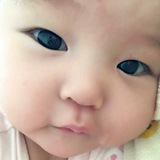
#> input picture media/profile/pictures/103574285.jpg, 160 x 160 px
$ python -i hash_utils.py   (imports and definitions only)   (older library calls are emulated)
#> lines starting #> are read from the running program, lines starting #| are printed output that depends on the picture
# -*- coding: utf-8 -*-
import numpy

from sklearn import linear_model
from PIL import Image, ImageOps


class Hash(object):
    # [4 lines of commented-out code are left out]

    def __init__(self, image):
#> called with image = '../media/profile/pictures/103574285.jpg'
        if not isinstance(image, str):
            image.seek(0)
        self.image = Image.open(image)
#> self.image is the input picture: PIL image 160x160 RGB; mean R, G, B 193.3, 168.1, 152.9

    # [7 lines of commented-out code are left out]

    def prepare_image(self, crop_width_perc=0, crop_height_perc=0, fit_image=True):
        result = self.image

        # convert to grayscale
        result = result.convert('L')

        # crop image
        image_size = result.size
        width_crop_size = int(image_size[0] * crop_width_perc / 2) if crop_width_perc > 0 else 0
        height_crop_size = int(image_size[1] * crop_height_perc / 2) if crop_height_perc > 0 else 0
        if width_crop_size or height_crop_size:
            result = result.crop(
                (
                    width_crop_size,
                    height_crop_size,
                    image_size[0] - width_crop_size,
                    image_size[1] - height_crop_size
                )
            )

        # resize to 128x128 pixels
        resize_option = Image.ANTIALIAS
        if fit_image:
            return ImageOps.fit(result, (128, 128), resize_option)

        return result.resize((128, 128), resize_option)

    def ahash(self, img=None, hash_size=16):
        im = img or self.image
        # convert to greyscale & Resize
        #  L = R * 299/1000 + G * 587/1000 + B * 114/1000
        im = im.convert("L").resize((hash_size, hash_size), Image.ANTIALIAS)
        # Calc average value of pixels
        pixels = list(im.getdata())
        average = sum(pixels) / len(pixels)
        result = ''
        for pixel in pixels:
            if pixel > average:
                result += '1'
            else:
                result += '0'

        return result

    def calc_scores(self):
        alg = (
            ('crop', 0, 0, 8, True),  # original fitted to 128x128
            ('crop', 0, 0.1, 8, True), # vertical 10% crop fitted to 128x128
            ('crop', 0.1, 0, 8, True), # horizontal 10% crop fitted to 128x128
            ('crop', 0.1, 0.1, 8, True), # vertical and horizontal 10% crop fitted to 128x128

            ('crop', 0, 0, 8, False),  # original resized to 128x128
            ('crop', 0, 0.1, 8, False), # vertical 10% crop resized to 128x128
            ('crop', 0.1, 0, 8, False), # horizontal 10% crop resized to 128x128
            ('crop', 0.1, 0.1, 8, False) # vertical and horizontal 10% crop resized to 128x128
        )
        scores = []
        for item in alg:
            if item[0] == 'crop':
                v, h, hash_size, fit_image = item[1:]
                name = '%s_%s_%s_%s_%s' % item
                value = self.ahash(
                    img=self.prepare_image(
                        crop_width_perc=v,
                        crop_height_perc=h,
                        fit_image=fit_image
                    ),
                    hash_size=hash_size
                )
                scores.append((name, value))
#> this loop made 8 passes
#> average in ahash on passes 1 to 8: 173.8, 171, 171, 171, 173.8, 172.6, 171.9, 171
#> pass 1, in prepare_image, `result = result.convert('L')`:
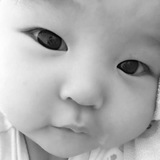
#> result: PIL image 160x160 L; min 2, max 254, mean 173.9
#> pass 2, in prepare_image (call 2), `result = result.crop( ( width_crop_size, height_crop_size, image_size[..`:
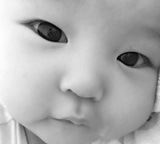
#> result: PIL image 160x144 L; min 2, max 254, mean 173
#> pass 2, in ahash (call 2), `im = img or self.image`:
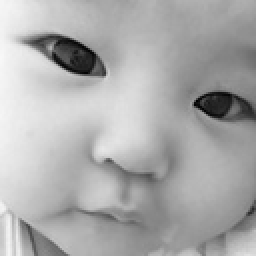
#> im: PIL image 128x128 L (shown 2 times larger); min 1, max 248, mean 171.4
        return scores

    @classmethod
    def calc_difference(cls, h1, h2):
        diff = 0
        for a, b in zip(h1, h2):
            diff += int(a != b)
        return diff

    @classmethod
    def predict(cls, vector):
        coefs = numpy.array(
            [
                [
                    0.30346249,
                    -0.33800637,
                    -0.30347395,
                    -0.33800637,
                    0.05190433,
                    -0.20001436,
                    0.07453074,
                    0.29136006
                ]
            ]
        )
        classifier = linear_model.LogisticRegression()
        classifier.coef_ = coefs
        classifier.intercept_ = numpy.array([ 1.98375232])
        resutl = classifier.predict_proba(numpy.array(vector))
        match = resutl[:, 1] > resutl[:, 0]
        return match[0]

>>> result = Hash('../media/profile/pictures/103574285.jpg').calc_scores()

$ run again, on media/profile/pictures/397860913.jpg
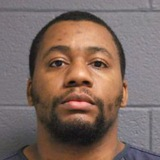
#> input picture media/profile/pictures/397860913.jpg, 160 x 160 px
#> in __init__, self.image is the input picture: PIL image 160x160 RGB; mean R, G, B 125.6, 105.5, 97.8
#> the loop in calc_scores, `for item in alg:` made 8 passes
#> average in ahash on passes 1 to 8: 110.4, 109.3, 109.3, 109.3, 110.4, 110.9, 109, 109.3
#> pass 1, in ahash, `im = img or self.image`:
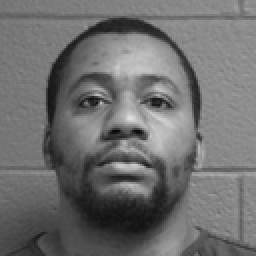
#> im: PIL image 128x128 L (shown 2 times larger); min 9, max 222, mean 110.6
#> pass 2, in ahash (call 2), `im = img or self.image`:
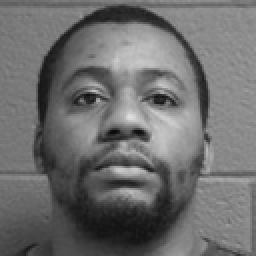
#> im: PIL image 128x128 L (shown 2 times larger); min 12, max 223, mean 109.4

$ run again, on media/profile/pictures/425395732.jpg
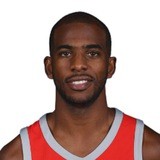
#> input picture media/profile/pictures/425395732.jpg, 160 x 160 px
#> in __init__, self.image is the input picture: PIL image 160x160 RGB; mean R, G, B 192.3, 167.9, 163.6
#> the loop in calc_scores, `for item in alg:` made 8 passes
#> average in ahash on passes 1 to 8: 171.9, 163.2, 163.2, 163.2, 171.9, 170.1, 166, 163.2
#> pass 1, in ahash, `im = img or self.image`:
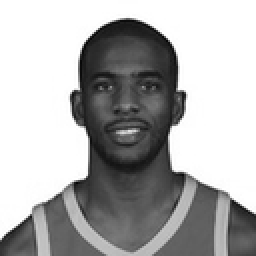
#> im: PIL image 128x128 L (shown 2 times larger); min 5, max 255, mean 174.6
#> pass 2, in ahash (call 2), `im = img or self.image`:
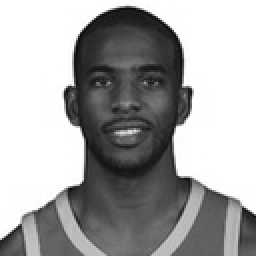
#> im: PIL image 128x128 L (shown 2 times larger); min 6, max 255, mean 166.2

$ run again, on media/profile/pictures/442824327.jpg
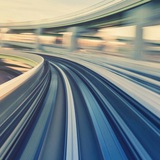
#> input picture media/profile/pictures/442824327.jpg, 160 x 160 px
#> in __init__, self.image is the input picture: PIL image 160x160 RGB; mean R, G, B 120.7, 131.6, 133.9
#> the loop in calc_scores, `for item in alg:` made 8 passes
#> average in ahash on passes 1 to 8: 128.3, 126, 126, 126, 128.3, 127, 127.6, 126
#> pass 1, in ahash, `im = img or self.image`:
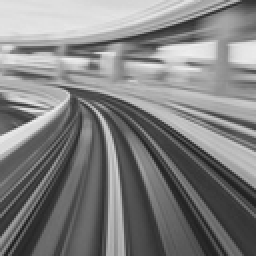
#> im: PIL image 128x128 L (shown 2 times larger); min 27, max 239, mean 128.6
#> pass 2, in ahash (call 2), `im = img or self.image`:
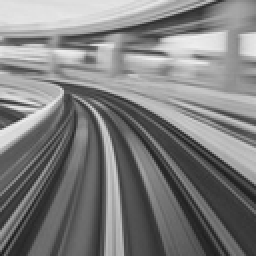
#> im: PIL image 128x128 L (shown 2 times larger); min 27, max 241, mean 126.5
